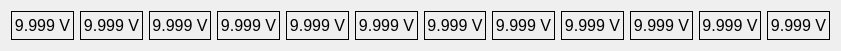
      <widget class="QWidget" name="horizontalLayoutWidget_6">
       <property name="geometry">
        <rect>
         <x>10</x>
         <y>420</y>
         <width>841</width>
         <height>51</height>
        </rect>
       </property>
       <layout class="QHBoxLayout" name="horizontalLayout_6">
        <property name="sizeConstraint">
         <enum>QLayout::SetDefaultConstraint</enum>
        </property>
        <item>
         <widget class="QLabel" name="labelCellValLS12">
          <property name="font">
           <font>
            <pointsize>12</pointsize>
           </font>
          </property>
          <property name="frameShape">
           <enum>QFrame::Box</enum>
          </property>
          <property name="frameShadow">
           <enum>QFrame::Plain</enum>
          </property>
          <property name="lineWidth">
           <number>1</number>
          </property>
          <property name="text">
           <string>9.999 V</string>
          </property>
          <property name="alignment">
           <set>Qt::AlignCenter</set>
          </property>
         </widget>
        </item>
        <item>
         <widget class="QLabel" name="labelCellValLS11">
          <property name="font">
           <font>
            <pointsize>12</pointsize>
           </font>
          </property>
          <property name="frameShape">
           <enum>QFrame::Box</enum>
          </property>
          <property name="frameShadow">
           <enum>QFrame::Plain</enum>
          </property>
          <property name="lineWidth">
           <number>1</number>
          </property>
          <property name="text">
           <string>9.999 V</string>
          </property>
          <property name="alignment">
           <set>Qt::AlignCenter</set>
          </property>
         </widget>
        </item>
        <item>
         <widget class="QLabel" name="labelCellValLS10">
          <property name="font">
           <font>
            <pointsize>12</pointsize>
           </font>
          </property>
          <property name="frameShape">
           <enum>QFrame::Box</enum>
          </property>
          <property name="frameShadow">
           <enum>QFrame::Plain</enum>
          </property>
          <property name="lineWidth">
           <number>1</number>
          </property>
          <property name="text">
           <string>9.999 V</string>
          </property>
          <property name="alignment">
           <set>Qt::AlignCenter</set>
          </property>
         </widget>
        </item>
        <item>
         <widget class="QLabel" name="labelCellValLS9">
          <property name="font">
           <font>
            <pointsize>12</pointsize>
           </font>
          </property>
          <property name="frameShape">
           <enum>QFrame::Box</enum>
          </property>
          <property name="frameShadow">
           <enum>QFrame::Plain</enum>
          </property>
          <property name="lineWidth">
           <number>1</number>
          </property>
          <property name="text">
           <string>9.999 V</string>
          </property>
          <property name="alignment">
           <set>Qt::AlignCenter</set>
          </property>
         </widget>
        </item>
        <item>
         <widget class="QLabel" name="labelCellValLS8">
          <property name="font">
           <font>
            <pointsize>12</pointsize>
           </font>
          </property>
          <property name="frameShape">
           <enum>QFrame::Box</enum>
          </property>
          <property name="frameShadow">
           <enum>QFrame::Plain</enum>
          </property>
          <property name="lineWidth">
           <number>1</number>
          </property>
          <property name="text">
           <string>9.999 V</string>
          </property>
          <property name="alignment">
           <set>Qt::AlignCenter</set>
          </property>
         </widget>
        </item>
        <item>
         <widget class="QLabel" name="labelCellValLS7">
          <property name="font">
           <font>
            <pointsize>12</pointsize>
           </font>
          </property>
          <property name="frameShape">
           <enum>QFrame::Box</enum>
          </property>
          <property name="frameShadow">
           <enum>QFrame::Plain</enum>
          </property>
          <property name="lineWidth">
           <number>1</number>
          </property>
          <property name="text">
           <string>9.999 V</string>
          </property>
          <property name="alignment">
           <set>Qt::AlignCenter</set>
          </property>
         </widget>
        </item>
        <item>
         <widget class="QLabel" name="labelCellValLS6">
          <property name="font">
           <font>
            <pointsize>12</pointsize>
           </font>
          </property>
          <property name="frameShape">
           <enum>QFrame::Box</enum>
          </property>
          <property name="frameShadow">
           <enum>QFrame::Plain</enum>
          </property>
          <property name="lineWidth">
           <number>1</number>
          </property>
          <property name="text">
           <string>9.999 V</string>
          </property>
          <property name="alignment">
           <set>Qt::AlignCenter</set>
          </property>
         </widget>
        </item>
        <item>
         <widget class="QLabel" name="labelCellValLS5">
          <property name="font">
           <font>
            <pointsize>12</pointsize>
           </font>
          </property>
          <property name="frameShape">
           <enum>QFrame::Box</enum>
          </property>
          <property name="frameShadow">
           <enum>QFrame::Plain</enum>
          </property>
          <property name="lineWidth">
           <number>1</number>
          </property>
          <property name="text">
           <string>9.999 V</string>
          </property>
          <property name="alignment">
           <set>Qt::AlignCenter</set>
          </property>
         </widget>
        </item>
        <item>
         <widget class="QLabel" name="labelCellValLS4">
          <property name="font">
           <font>
            <pointsize>12</pointsize>
           </font>
          </property>
          <property name="frameShape">
           <enum>QFrame::Box</enum>
          </property>
          <property name="frameShadow">
           <enum>QFrame::Plain</enum>
          </property>
          <property name="lineWidth">
           <number>1</number>
          </property>
          <property name="text">
           <string>9.999 V</string>
          </property>
          <property name="alignment">
           <set>Qt::AlignCenter</set>
          </property>
         </widget>
        </item>
        <item>
         <widget class="QLabel" name="labelCellValLS3">
          <property name="font">
           <font>
            <pointsize>12</pointsize>
           </font>
          </property>
          <property name="frameShape">
           <enum>QFrame::Box</enum>
          </property>
          <property name="frameShadow">
           <enum>QFrame::Plain</enum>
          </property>
          <property name="lineWidth">
           <number>1</number>
          </property>
          <property name="text">
           <string>9.999 V</string>
          </property>
          <property name="alignment">
           <set>Qt::AlignCenter</set>
          </property>
         </widget>
        </item>
        <item>
         <widget class="QLabel" name="labelCellValLS2">
          <property name="font">
           <font>
            <pointsize>12</pointsize>
           </font>
          </property>
          <property name="frameShape">
           <enum>QFrame::Box</enum>
          </property>
          <property name="frameShadow">
           <enum>QFrame::Plain</enum>
          </property>
          <property name="lineWidth">
           <number>1</number>
          </property>
          <property name="text">
           <string>9.999 V</string>
          </property>
          <property name="alignment">
           <set>Qt::AlignCenter</set>
          </property>
         </widget>
        </item>
        <item>
         <widget class="QLabel" name="labelCellValLS1">
          <property name="font">
           <font>
            <pointsize>12</pointsize>
           </font>
          </property>
          <property name="frameShape">
           <enum>QFrame::Box</enum>
          </property>
          <property name="frameShadow">
           <enum>QFrame::Plain</enum>
          </property>
          <property name="lineWidth">
           <number>1</number>
          </property>
          <property name="text">
           <string>9.999 V</string>
          </property>
          <property name="alignment">
           <set>Qt::AlignCenter</set>
          </property>
         </widget>
        </item>
       </layout>
      </widget>
